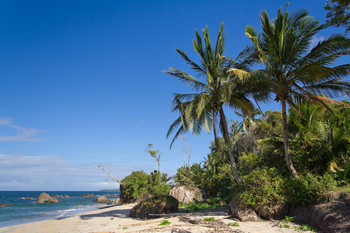
#> input picture images/beach.png, 350 x 233 px
$ python equalize.py --image ../../images/beach.png
#> lines starting #> are read from the running program, lines starting #| are printed output that depends on the picture
import argparse

import numpy as np
import cv2


ap = argparse.ArgumentParser()
ap.add_argument("-i", "--image", required=True, help="Path to the image")
args = vars(ap.parse_args())

image = cv2.imread(args["image"])
#> image is the input picture: shape (233, 350, 3); mean B, G, R 136, 110.4, 78.6
image = cv2.cvtColor(image, cv2.COLOR_BGR2GRAY)
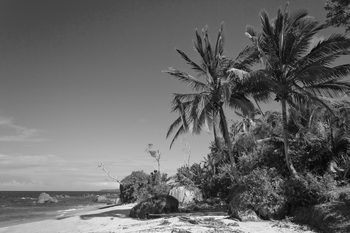
#> image: shape (233, 350); min 3, max 250, mean 103.8

equalized = cv2.equalizeHist(image)
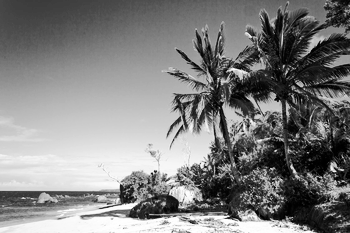
#> equalized: shape (233, 350); min 0, max 255, mean 128.3

cv2.imshow("Histogram Equalization", np.hstack([image, equalized]))
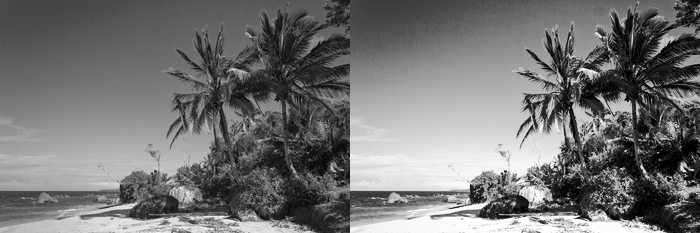
#> window 'Histogram Equalization': shape (233, 700); min 0, max 255, mean 116

cv2.waitKey(0)

$ run again, on images/messi.png
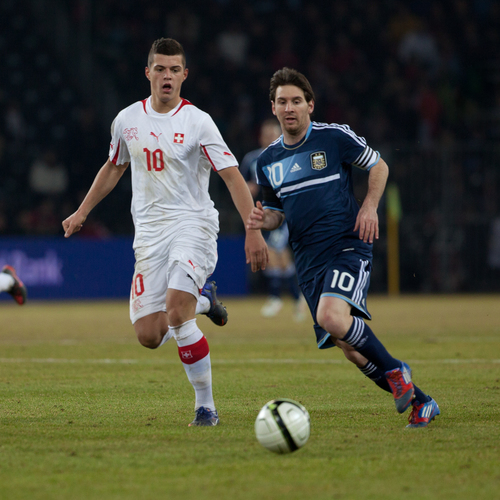
#> input picture images/messi.png, 500 x 500 px
#> image is the input picture: shape (500, 500, 3); mean B, G, R 58.7, 75.7, 74.3
#> image: shape (500, 500)
#> `equalized = cv2.equalizeHist(image)`:
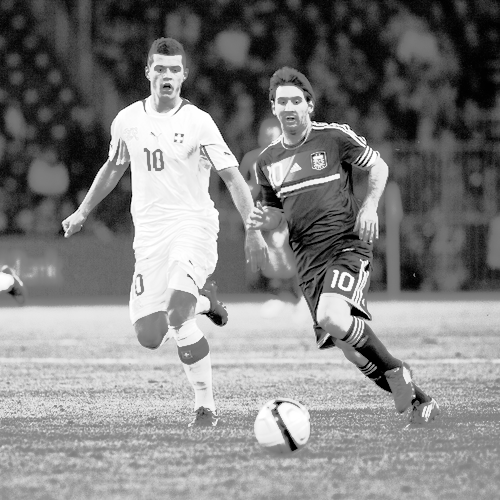
#> equalized: shape (500, 500); min 0, max 255, mean 129
#> `cv2.imshow("Histogram Equalization", np.hstack([image, equalized]))`:
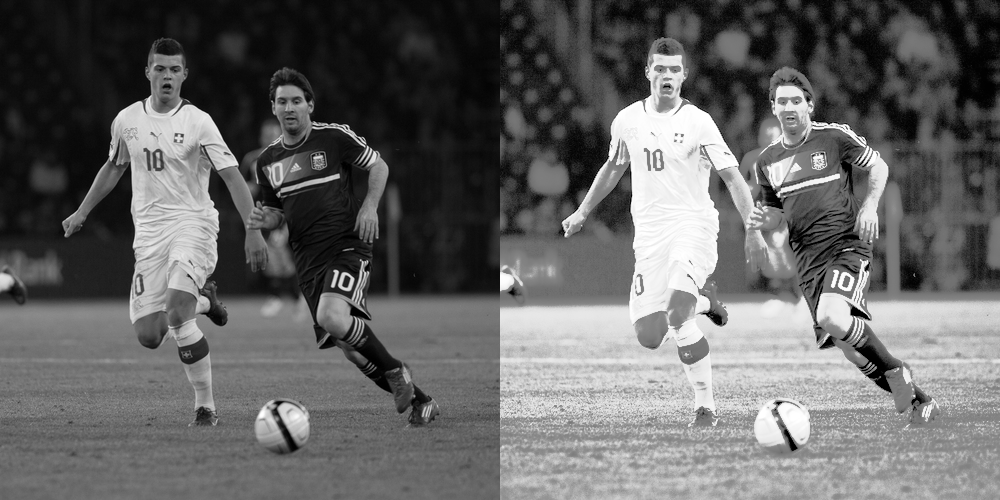
#> window 'Histogram Equalization': shape (500, 1000); min 0, max 255, mean 101.2

$ run again, on images/messi2.png
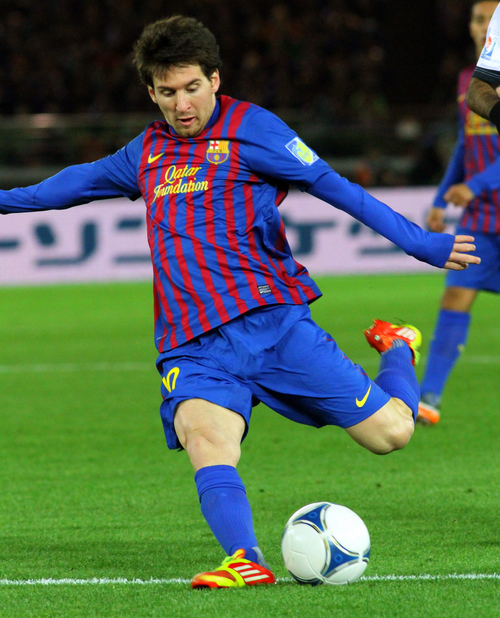
#> input picture images/messi2.png, 500 x 618 px
#> image is the input picture: shape (618, 500, 3); mean B, G, R 78.2, 101.3, 78.3
#> image: shape (618, 500)
#> `equalized = cv2.equalizeHist(image)`:
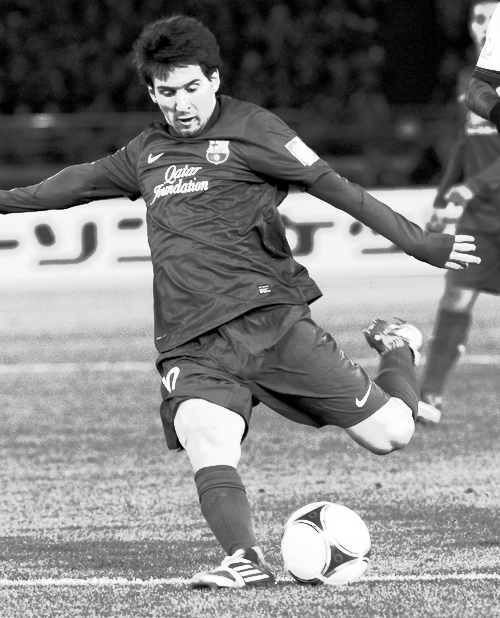
#> equalized: shape (618, 500); min 0, max 255, mean 128.4
#> `cv2.imshow("Histogram Equalization", np.hstack([image, equalized]))`:
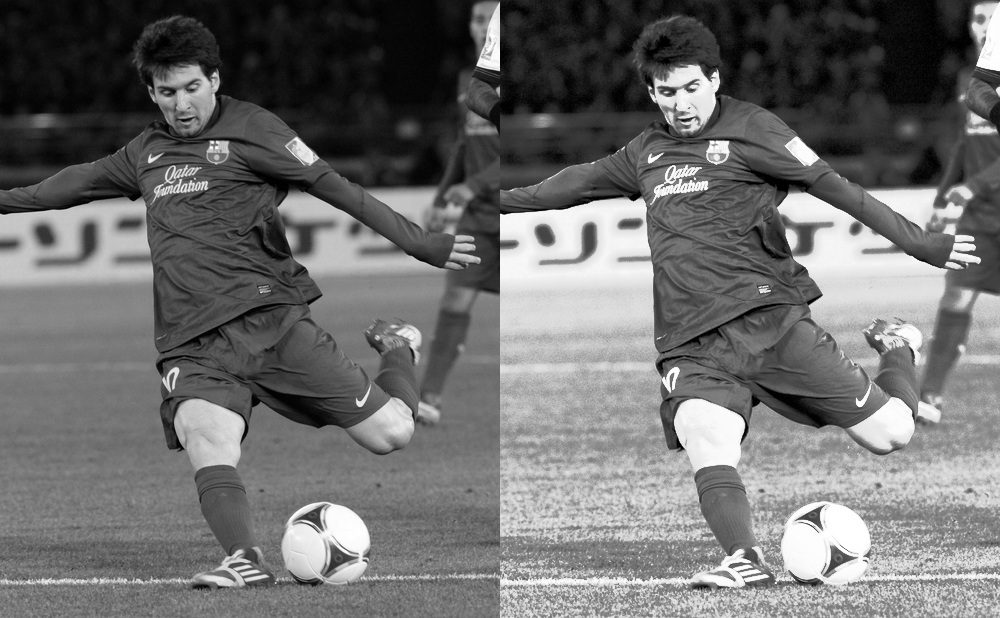
#> window 'Histogram Equalization': shape (618, 1000); min 0, max 255, mean 110.1

$ run again, on images/obama.png
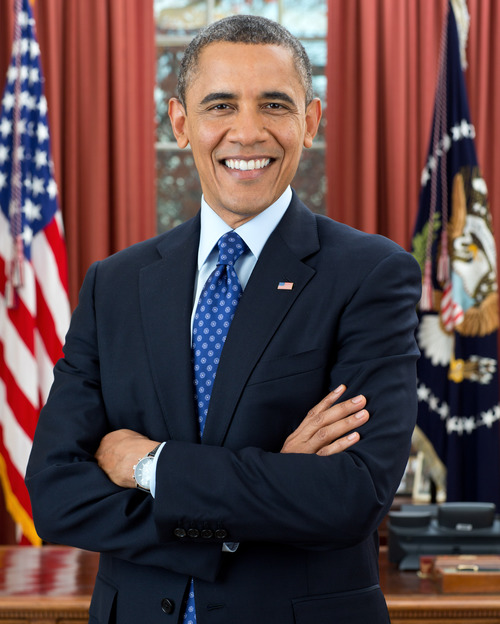
#> input picture images/obama.png, 500 x 624 px
#> image is the input picture: shape (624, 500, 3); mean B, G, R 71.8, 70, 92.6
#> image: shape (624, 500)
#> `equalized = cv2.equalizeHist(image)`:
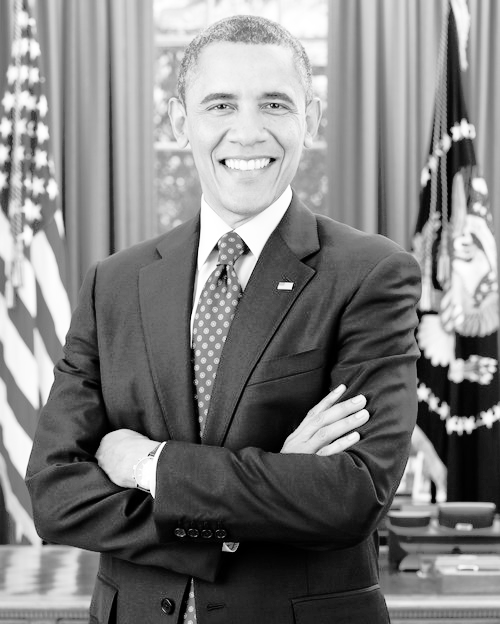
#> equalized: shape (624, 500); min 0, max 255, mean 127.9
#> `cv2.imshow("Histogram Equalization", np.hstack([image, equalized]))`:
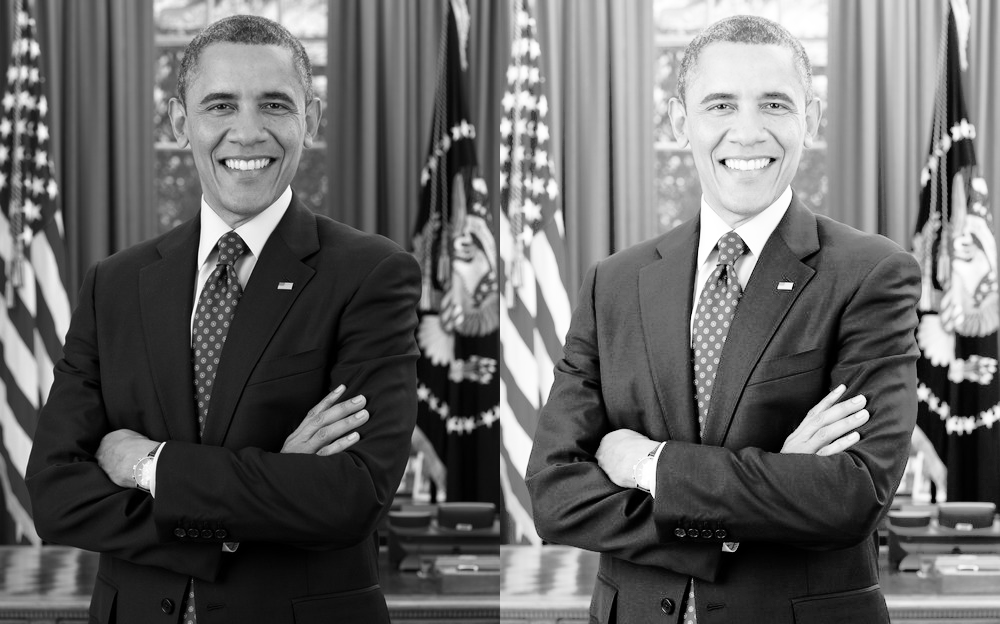
#> window 'Histogram Equalization': shape (624, 1000); min 0, max 255, mean 102.4
